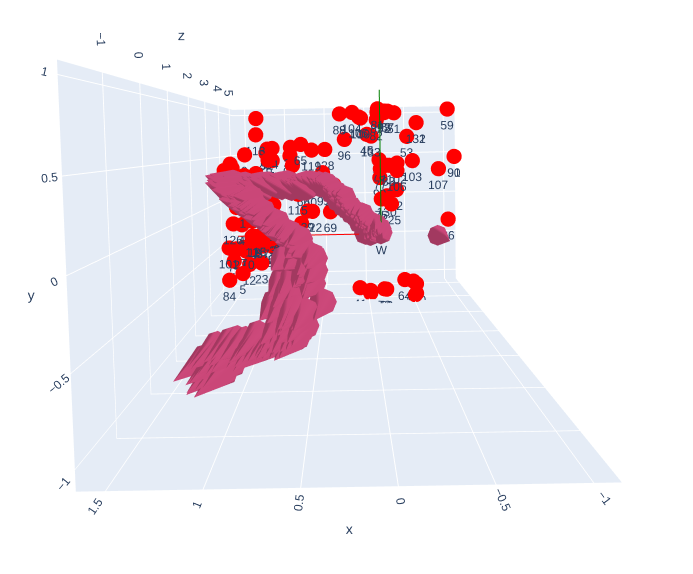
#> input picture media/traslation_front.png, 693 x 574 px, given in place of secuencia_b_cam2.avi, which was not available
$ python warp_perspective.py ../../media/traslation_front.png
#> lines starting #> are read from the running program, lines starting #| are printed output that depends on the picture; pictures that were not available may be replaced by others from this repository, and a replacement may not be noted
import cv2 as cv
import sys
import numpy as np
import random
import time

FILE = '../../media/secuencia_b_cam2.avi'

def nn_dr(matches, ratio=0.9):
    """Nearest neighbour distance ratio"""
    selected_matches = []
    for matchs in matches:
        if matchs[0].distance / matchs[1].distance < ratio:
            selected_matches.append(matchs[0])
    return selected_matches


def main(args):
    n = 0
    orb = cv.ORB_create()
    bfmatcher = cv.BFMatcher_create(cv.NORM_HAMMING, False)
    cap = cv.VideoCapture(FILE)  # video capture object
    cap.set(cv.CAP_PROP_POS_FRAMES, n)
    ret, frame_og = cap.read()
#> frame_og is the input picture: shape (574, 693, 3); mean B, G, R 238.2, 232.6, 241.9
    if not ret:
        raise Exception("No se encontró el primer frame")
    kp1, des1 = orb.detectAndCompute(frame_og, None)
#> kp1 = 500 keypoints; strongest (x, y, size): (448, 107, 92.6), (448, 105, 77.1), (303, 164, 31), (442, 107, 92.6)
    while cap.isOpened():
        n += 1
        cap.set(cv.CAP_PROP_POS_FRAMES, n)
        ret, frame_nxt = cap.read()
        if ret:
            # sacamos descriptores y matches!
            kp2, des2 = orb.detectAndCompute(frame_nxt, None)
#> kp2 has the same summary as kp1
            matches = bfmatcher.knnMatch(des1,  des2, k=2)
#> matches = 500 matches
            selected_matches = nn_dr(matches)
#> selected_matches = 500 matches
            print('number of matches: {}'.format(len(selected_matches)))
#| number of matches: 500
            src_pts = np.float32([kp1[m.queryIdx].pt for m in selected_matches]).reshape(-1, 2)  # kp of src
#> src_pts = 500 pairs, first value 42 to 603.6, second value 33 to 532
            dst_pts = np.float32([kp2[m.trainIdx].pt for m in selected_matches]).reshape(-1, 2)  # kp of sdt
#> dst_pts has the same summary as src_pts
            M, mask = cv.findHomography(src_pts, dst_pts, method=cv.RANSAC)
#> M = [[1, -8.69e-16, 6.35e-13], [-1.14e-15, 1, 4.86e-13], [-4.16e-18, -1.86e-18, 1]]; mask = 500 values from 1 to 1
            Minv = np.linalg.inv(M)
#> Minv = [[1, 8.69e-16, -6.35e-13], [1.14e-15, 1, -4.86e-13], [4.16e-18, 1.86e-18, 1]]
            dst1 = cv.warpPerspective(frame_og, np.eye(3), (1024, 1024))
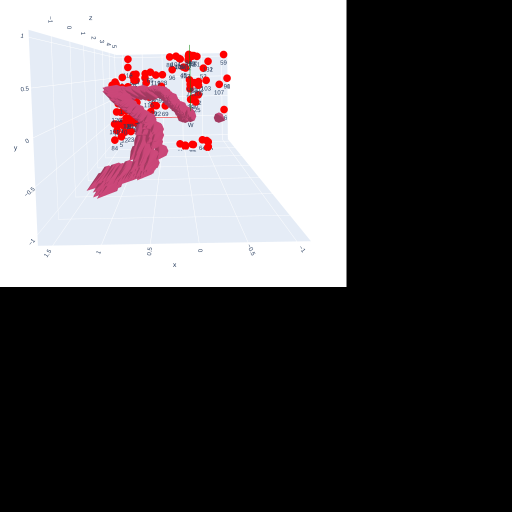
#> dst1: shape (1024, 1024, 3) (shown at 1/2 size); mean B, G, R 90.4, 88.2, 91.8
            dst2 = cv.warpPerspective(frame_nxt, Minv, (1024, 1024))
            #dst1 = cv.warpPerspective(frame_og, M, (1024, 1024))
            #dst2 = cv.warpPerspective(frame_nxt, np.eye(3), (1024, 1024))
            weighted = cv.addWeighted(dst1, 0.5, dst2, 0.5, 0.0)
            cv.imshow("Matches seleccionados", weighted)

            if cv.waitKey(1) == ord('q'):
#> (key q is pressed here)
                cap.release()
                cv.destroyAllWindows()
                print('The video was stopped')
                exit()
#> (the program exits here)

$ run again, on media/traslation_up.png
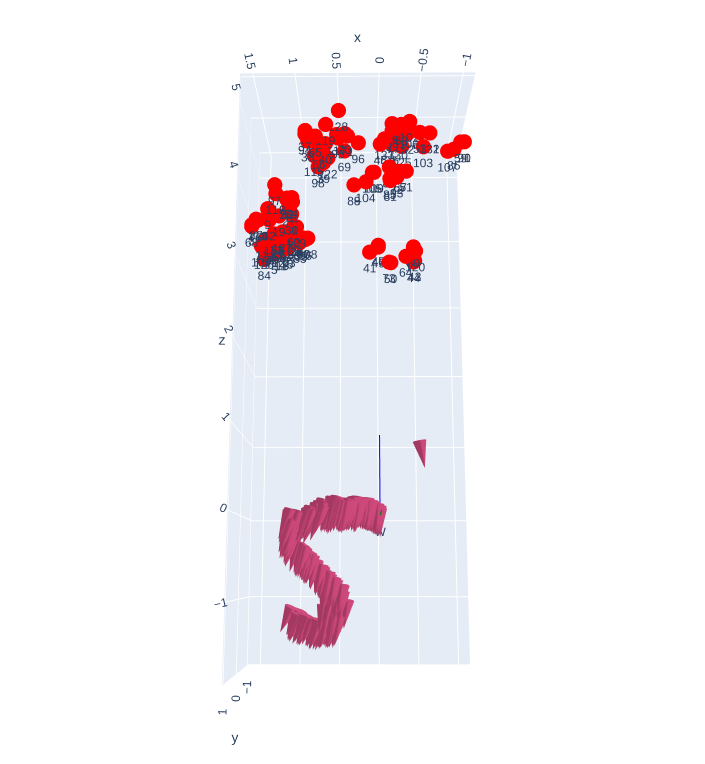
#> input picture media/traslation_up.png, 705 x 764 px, given in place of secuencia_b_cam2.avi, which was not available
#> in main, frame_og is the input picture: shape (764, 705, 3); mean B, G, R 245.7, 242.7, 246.9
#> kp1 = 500 keypoints; strongest (x, y, size): (359, 202, 31), (334, 151, 31), (315, 179, 31), (377, 256, 31)
#> kp2 has the same summary as kp1
#> matches = 500 matches
#| number of matches: 500
#> src_pts = 500 pairs, first value 220 to 470.4, second value 39.6 to 699
#> dst_pts has the same summary as src_pts
#> M = [[1, -6.74e-15, 4.91e-12], [-5.55e-15, 1, 3.46e-12], [-2.63e-17, -2.04e-17, 1]]; mask = 500 values from 1 to 1
#> Minv = [[1, 6.74e-15, -4.91e-12], [5.55e-15, 1, -3.46e-12], [2.63e-17, 2.04e-17, 1]]
#> in main, `dst1 = cv.warpPerspective(frame_og, np.eye(3), (1024, 1024))`:
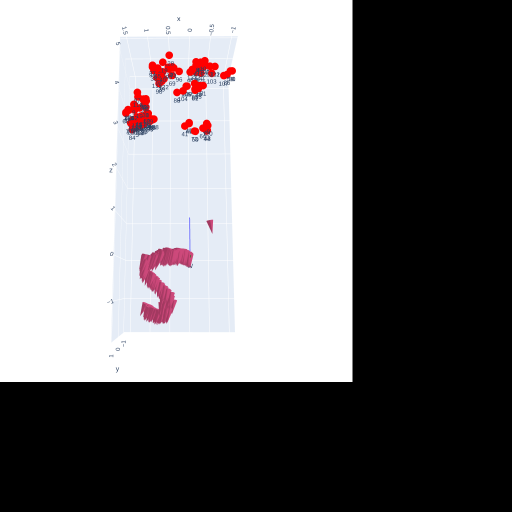
#> dst1: shape (1024, 1024, 3) (shown at 1/2 size); mean B, G, R 126.2, 124.7, 126.8
